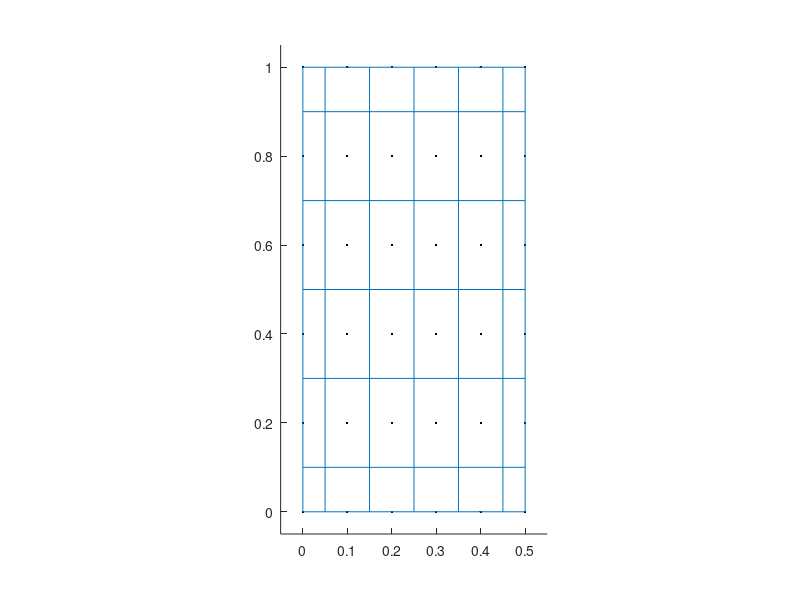

The MATLAB source for this figure:
%laploteadora

stepx=0.1;
stepy=0.2;

xvol=0:stepx:0.5;
yvol=0:stepy:1;

[Xv,Yv]=meshgrid(xvol,yvol);

hold on
plot(Xv,Yv,'k.')

line([0,0.5,0.5,0,0],[0,0,1,1,0])

xvol=xvol(1:end-1)+stepx/2;
yvol=yvol(1:end-1)+stepy/2;
for lx=xvol
    line([lx lx],[0 1])
end

for ly=yvol
    line([0 0.5],[ly ly])
end

xlim([-.05 0.55])
ylim([-.05 1.05])
daspect([1 1 1])
